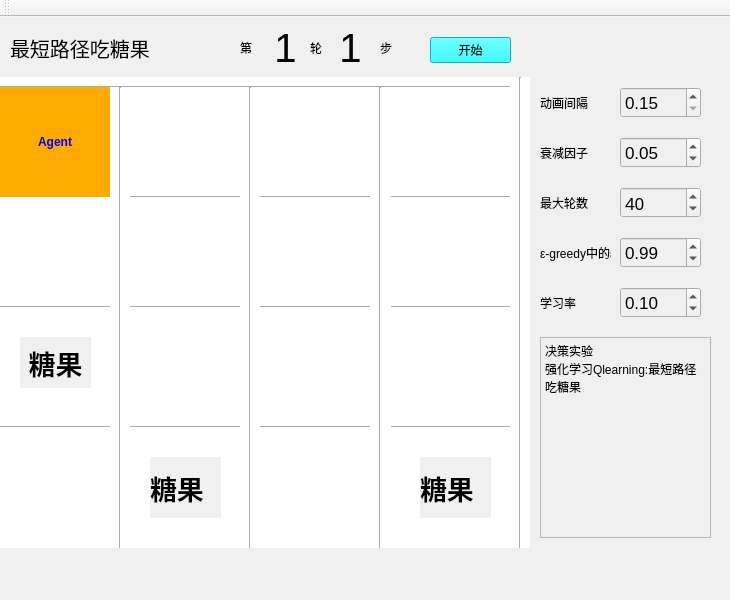
<?xml version="1.0" encoding="UTF-8"?>
<ui version="4.0">
 <class>MainWindow</class>
 <widget class="QMainWindow" name="MainWindow">
  <property name="geometry">
   <rect>
    <x>0</x>
    <y>0</y>
    <width>730</width>
    <height>600</height>
   </rect>
  </property>
  <property name="maximumSize">
   <size>
    <width>1000</width>
    <height>600</height>
   </size>
  </property>
  <property name="font">
   <font>
    <strikeout>false</strikeout>
   </font>
  </property>
  <property name="windowTitle">
   <string>MainWindow</string>
  </property>
  <property name="styleSheet">
   <string notr="true">background-color: rgb(240, 240, 240);</string>
  </property>
  <widget class="QWidget" name="centralwidget">
   <property name="maximumSize">
    <size>
     <width>1500</width>
     <height>1500</height>
    </size>
   </property>
   <widget class="Line" name="line">
    <property name="geometry">
     <rect>
      <x>0</x>
      <y>60</y>
      <width>521</width>
      <height>20</height>
     </rect>
    </property>
    <property name="styleSheet">
     <string notr="true">background-color: rgb(255, 255, 255);</string>
    </property>
    <property name="orientation">
     <enum>Qt::Horizontal</enum>
    </property>
   </widget>
   <widget class="Line" name="line_2">
    <property name="geometry">
     <rect>
      <x>0</x>
      <y>170</y>
      <width>521</width>
      <height>20</height>
     </rect>
    </property>
    <property name="styleSheet">
     <string notr="true">background-color: rgb(255, 255, 255);</string>
    </property>
    <property name="orientation">
     <enum>Qt::Horizontal</enum>
    </property>
   </widget>
   <widget class="Line" name="line_3">
    <property name="geometry">
     <rect>
      <x>0</x>
      <y>280</y>
      <width>521</width>
      <height>20</height>
     </rect>
    </property>
    <property name="styleSheet">
     <string notr="true">background-color: rgb(255, 255, 255);</string>
    </property>
    <property name="orientation">
     <enum>Qt::Horizontal</enum>
    </property>
   </widget>
   <widget class="Line" name="line_4">
    <property name="geometry">
     <rect>
      <x>0</x>
      <y>400</y>
      <width>521</width>
      <height>20</height>
     </rect>
    </property>
    <property name="styleSheet">
     <string notr="true">background-color: rgb(255, 255, 255);</string>
    </property>
    <property name="orientation">
     <enum>Qt::Horizontal</enum>
    </property>
   </widget>
   <widget class="Line" name="line_5">
    <property name="geometry">
     <rect>
      <x>110</x>
      <y>70</y>
      <width>20</width>
      <height>461</height>
     </rect>
    </property>
    <property name="styleSheet">
     <string notr="true">background-color: rgb(255, 255, 255);</string>
    </property>
    <property name="orientation">
     <enum>Qt::Vertical</enum>
    </property>
   </widget>
   <widget class="Line" name="line_6">
    <property name="geometry">
     <rect>
      <x>240</x>
      <y>70</y>
      <width>20</width>
      <height>461</height>
     </rect>
    </property>
    <property name="styleSheet">
     <string notr="true">background-color: rgb(255, 255, 255);</string>
    </property>
    <property name="orientation">
     <enum>Qt::Vertical</enum>
    </property>
   </widget>
   <widget class="Line" name="line_7">
    <property name="geometry">
     <rect>
      <x>370</x>
      <y>70</y>
      <width>21</width>
      <height>461</height>
     </rect>
    </property>
    <property name="styleSheet">
     <string notr="true">background-color: rgb(255, 255, 255);</string>
    </property>
    <property name="orientation">
     <enum>Qt::Vertical</enum>
    </property>
   </widget>
   <widget class="QLabel" name="Agent">
    <property name="geometry">
     <rect>
      <x>0</x>
      <y>70</y>
      <width>110</width>
      <height>110</height>
     </rect>
    </property>
    <property name="font">
     <font>
      <weight>75</weight>
      <bold>true</bold>
     </font>
    </property>
    <property name="styleSheet">
     <string notr="true">color: rgb(0, 0, 255);
background-color: rgb(255, 170, 0);</string>
    </property>
    <property name="text">
     <string>Agent</string>
    </property>
    <property name="alignment">
     <set>Qt::AlignCenter</set>
    </property>
    <property name="indent">
     <number>-1</number>
    </property>
   </widget>
   <widget class="QPushButton" name="startButton">
    <property name="geometry">
     <rect>
      <x>430</x>
      <y>20</y>
      <width>81</width>
      <height>26</height>
     </rect>
    </property>
    <property name="styleSheet">
     <string notr="true">background-color: rgb(0, 253, 255);</string>
    </property>
    <property name="text">
     <string>开始</string>
    </property>
   </widget>
   <widget class="QLabel" name="label">
    <property name="geometry">
     <rect>
      <x>10</x>
      <y>15</y>
      <width>191</width>
      <height>31</height>
     </rect>
    </property>
    <property name="font">
     <font>
      <family>黑体</family>
      <pointsize>15</pointsize>
     </font>
    </property>
    <property name="text">
     <string>最短路径吃糖果</string>
    </property>
   </widget>
   <widget class="QLabel" name="sweet_label_1">
    <property name="enabled">
     <bool>true</bool>
    </property>
    <property name="geometry">
     <rect>
      <x>20</x>
      <y>320</y>
      <width>71</width>
      <height>51</height>
     </rect>
    </property>
    <property name="font">
     <font>
      <pointsize>20</pointsize>
      <weight>75</weight>
      <bold>true</bold>
     </font>
    </property>
    <property name="text">
     <string>糖果</string>
    </property>
    <property name="alignment">
     <set>Qt::AlignCenter</set>
    </property>
   </widget>
   <widget class="QLabel" name="sweet_label_2">
    <property name="enabled">
     <bool>true</bool>
    </property>
    <property name="geometry">
     <rect>
      <x>150</x>
      <y>440</y>
      <width>71</width>
      <height>61</height>
     </rect>
    </property>
    <property name="font">
     <font>
      <pointsize>20</pointsize>
      <weight>75</weight>
      <bold>true</bold>
     </font>
    </property>
    <property name="text">
     <string>糖果</string>
    </property>
   </widget>
   <widget class="QLabel" name="sweet_label_3">
    <property name="enabled">
     <bool>true</bool>
    </property>
    <property name="geometry">
     <rect>
      <x>420</x>
      <y>440</y>
      <width>71</width>
      <height>61</height>
     </rect>
    </property>
    <property name="font">
     <font>
      <pointsize>20</pointsize>
      <weight>75</weight>
      <bold>true</bold>
      <strikeout>false</strikeout>
     </font>
    </property>
    <property name="text">
     <string>糖果</string>
    </property>
   </widget>
   <widget class="QLabel" name="label_di">
    <property name="geometry">
     <rect>
      <x>240</x>
      <y>20</y>
      <width>21</width>
      <height>21</height>
     </rect>
    </property>
    <property name="text">
     <string>第</string>
    </property>
   </widget>
   <widget class="QLabel" name="label_lun_num">
    <property name="geometry">
     <rect>
      <x>260</x>
      <y>10</y>
      <width>51</width>
      <height>41</height>
     </rect>
    </property>
    <property name="font">
     <font>
      <pointsize>30</pointsize>
     </font>
    </property>
    <property name="text">
     <string>1</string>
    </property>
    <property name="alignment">
     <set>Qt::AlignCenter</set>
    </property>
   </widget>
   <widget class="QLabel" name="label_lun">
    <property name="geometry">
     <rect>
      <x>310</x>
      <y>20</y>
      <width>21</width>
      <height>21</height>
     </rect>
    </property>
    <property name="text">
     <string>轮</string>
    </property>
   </widget>
   <widget class="QLabel" name="label_bu_num">
    <property name="geometry">
     <rect>
      <x>330</x>
      <y>10</y>
      <width>41</width>
      <height>41</height>
     </rect>
    </property>
    <property name="font">
     <font>
      <pointsize>30</pointsize>
     </font>
    </property>
    <property name="text">
     <string>1</string>
    </property>
    <property name="alignment">
     <set>Qt::AlignCenter</set>
    </property>
   </widget>
   <widget class="QLabel" name="label_bu">
    <property name="geometry">
     <rect>
      <x>380</x>
      <y>20</y>
      <width>21</width>
      <height>21</height>
     </rect>
    </property>
    <property name="text">
     <string>步</string>
    </property>
   </widget>
   <widget class="Line" name="line_8">
    <property name="geometry">
     <rect>
      <x>510</x>
      <y>60</y>
      <width>20</width>
      <height>471</height>
     </rect>
    </property>
    <property name="styleSheet">
     <string notr="true">background-color: rgb(255, 255, 255);</string>
    </property>
    <property name="orientation">
     <enum>Qt::Vertical</enum>
    </property>
   </widget>
   <widget class="QDoubleSpinBox" name="FRESH_TIME">
    <property name="geometry">
     <rect>
      <x>620</x>
      <y>70</y>
      <width>81</width>
      <height>31</height>
     </rect>
    </property>
    <property name="font">
     <font>
      <pointsize>13</pointsize>
     </font>
    </property>
    <property name="prefix">
     <string/>
    </property>
    <property name="minimum">
     <double>0.150000000000000</double>
    </property>
    <property name="maximum">
     <double>1.000000000000000</double>
    </property>
    <property name="singleStep">
     <double>0.050000000000000</double>
    </property>
    <property name="value">
     <double>0.150000000000000</double>
    </property>
   </widget>
   <widget class="QLabel" name="label_5">
    <property name="geometry">
     <rect>
      <x>540</x>
      <y>70</y>
      <width>71</width>
      <height>31</height>
     </rect>
    </property>
    <property name="text">
     <string>动画间隔</string>
    </property>
   </widget>
   <widget class="QDoubleSpinBox" name="AlphaLearnRate">
    <property name="geometry">
     <rect>
      <x>620</x>
      <y>270</y>
      <width>81</width>
      <height>31</height>
     </rect>
    </property>
    <property name="font">
     <font>
      <pointsize>13</pointsize>
     </font>
    </property>
    <property name="prefix">
     <string/>
    </property>
    <property name="maximum">
     <double>1.000000000000000</double>
    </property>
    <property name="singleStep">
     <double>0.050000000000000</double>
    </property>
    <property name="value">
     <double>0.100000000000000</double>
    </property>
   </widget>
   <widget class="QLabel" name="label_6">
    <property name="geometry">
     <rect>
      <x>540</x>
      <y>270</y>
      <width>71</width>
      <height>31</height>
     </rect>
    </property>
    <property name="text">
     <string>学习率</string>
    </property>
   </widget>
   <widget class="QDoubleSpinBox" name="EPSILON">
    <property name="geometry">
     <rect>
      <x>620</x>
      <y>220</y>
      <width>81</width>
      <height>31</height>
     </rect>
    </property>
    <property name="font">
     <font>
      <pointsize>13</pointsize>
     </font>
    </property>
    <property name="prefix">
     <string/>
    </property>
    <property name="maximum">
     <double>1.000000000000000</double>
    </property>
    <property name="singleStep">
     <double>0.010000000000000</double>
    </property>
    <property name="value">
     <double>0.990000000000000</double>
    </property>
   </widget>
   <widget class="QLabel" name="label_7">
    <property name="geometry">
     <rect>
      <x>540</x>
      <y>220</y>
      <width>71</width>
      <height>31</height>
     </rect>
    </property>
    <property name="text">
     <string>ε-greedy中的ε</string>
    </property>
   </widget>
   <widget class="QDoubleSpinBox" name="GAMMA">
    <property name="geometry">
     <rect>
      <x>620</x>
      <y>120</y>
      <width>81</width>
      <height>31</height>
     </rect>
    </property>
    <property name="font">
     <font>
      <pointsize>13</pointsize>
     </font>
    </property>
    <property name="prefix">
     <string/>
    </property>
    <property name="maximum">
     <double>1.000000000000000</double>
    </property>
    <property name="singleStep">
     <double>0.050000000000000</double>
    </property>
    <property name="value">
     <double>0.050000000000000</double>
    </property>
   </widget>
   <widget class="QLabel" name="label_8">
    <property name="geometry">
     <rect>
      <x>540</x>
      <y>120</y>
      <width>71</width>
      <height>31</height>
     </rect>
    </property>
    <property name="text">
     <string>衰减因子</string>
    </property>
   </widget>
   <widget class="QLabel" name="label_9">
    <property name="geometry">
     <rect>
      <x>540</x>
      <y>170</y>
      <width>71</width>
      <height>31</height>
     </rect>
    </property>
    <property name="text">
     <string>最大轮数</string>
    </property>
   </widget>
   <widget class="QSpinBox" name="MAX_EPISODES">
    <property name="geometry">
     <rect>
      <x>620</x>
      <y>170</y>
      <width>81</width>
      <height>31</height>
     </rect>
    </property>
    <property name="font">
     <font>
      <family>黑体</family>
      <pointsize>13</pointsize>
     </font>
    </property>
    <property name="value">
     <number>40</number>
    </property>
   </widget>
   <widget class="QLabel" name="mapBackground">
    <property name="geometry">
     <rect>
      <x>0</x>
      <y>70</y>
      <width>511</width>
      <height>461</height>
     </rect>
    </property>
    <property name="styleSheet">
     <string notr="true">background-color: rgb(255, 255, 255);</string>
    </property>
    <property name="text">
     <string/>
    </property>
   </widget>
   <widget class="QTextBrowser" name="textBrowser">
    <property name="geometry">
     <rect>
      <x>540</x>
      <y>320</y>
      <width>171</width>
      <height>201</height>
     </rect>
    </property>
    <property name="html">
     <string>&lt;!DOCTYPE HTML PUBLIC &quot;-//W3C//DTD HTML 4.0//EN&quot; &quot;http://www.w3.org/TR/REC-html40/strict.dtd&quot;&gt;
&lt;html&gt;&lt;head&gt;&lt;meta name=&quot;qrichtext&quot; content=&quot;1&quot; /&gt;&lt;style type=&quot;text/css&quot;&gt;
p, li { white-space: pre-wrap; }
&lt;/style&gt;&lt;/head&gt;&lt;body style=&quot; font-family:'SimSun'; font-size:9pt; font-weight:400; font-style:normal;&quot;&gt;
&lt;p style=&quot; margin-top:0px; margin-bottom:0px; margin-left:0px; margin-right:0px; -qt-block-indent:0; text-indent:0px;&quot;&gt;决策实验&lt;/p&gt;
&lt;p style=&quot; margin-top:0px; margin-bottom:0px; margin-left:0px; margin-right:0px; -qt-block-indent:0; text-indent:0px;&quot;&gt;强化学习Qlearning:最短路径吃糖果&lt;/p&gt;&lt;/body&gt;&lt;/html&gt;</string>
    </property>
   </widget>
   <zorder>mapBackground</zorder>
   <zorder>line</zorder>
   <zorder>line_2</zorder>
   <zorder>line_3</zorder>
   <zorder>line_4</zorder>
   <zorder>line_5</zorder>
   <zorder>line_6</zorder>
   <zorder>line_7</zorder>
   <zorder>startButton</zorder>
   <zorder>label</zorder>
   <zorder>sweet_label_1</zorder>
   <zorder>sweet_label_2</zorder>
   <zorder>sweet_label_3</zorder>
   <zorder>label_di</zorder>
   <zorder>label_lun_num</zorder>
   <zorder>label_lun</zorder>
   <zorder>label_bu_num</zorder>
   <zorder>label_bu</zorder>
   <zorder>line_8</zorder>
   <zorder>Agent</zorder>
   <zorder>FRESH_TIME</zorder>
   <zorder>label_5</zorder>
   <zorder>AlphaLearnRate</zorder>
   <zorder>label_6</zorder>
   <zorder>EPSILON</zorder>
   <zorder>label_7</zorder>
   <zorder>GAMMA</zorder>
   <zorder>label_8</zorder>
   <zorder>label_9</zorder>
   <zorder>MAX_EPISODES</zorder>
   <zorder>textBrowser</zorder>
  </widget>
  <widget class="QMenuBar" name="menubar">
   <property name="geometry">
    <rect>
     <x>0</x>
     <y>0</y>
     <width>730</width>
     <height>26</height>
    </rect>
   </property>
  </widget>
  <widget class="QToolBar" name="toolBar">
   <property name="windowTitle">
    <string>toolBar</string>
   </property>
   <attribute name="toolBarArea">
    <enum>TopToolBarArea</enum>
   </attribute>
   <attribute name="toolBarBreak">
    <bool>false</bool>
   </attribute>
  </widget>
  <widget class="QStatusBar" name="statusbar"/>
 </widget>
 <resources/>
 <connections/>
</ui>
